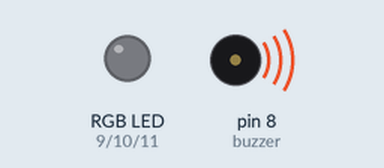
Bench run of a sketch on a simulated Arduino Uno, built with avr-gcc and run on an emulated ATmega328P. Parts: an RGB LED mixed from three pins (HIGH = lit), buzzer (waves = sounding).

Above: at 0.1 s.
At 0.9 s:
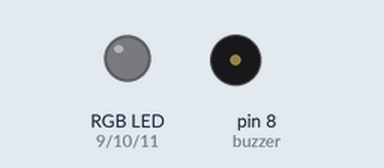
At 5.9 s:
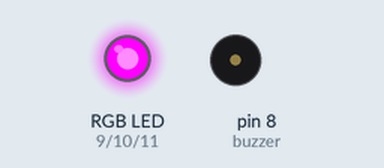
At 9.5 s:
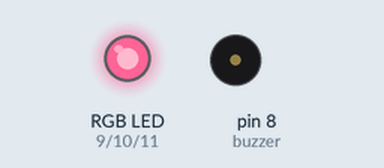
At 19.5 s:
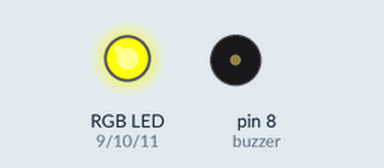
At 38.8 s:
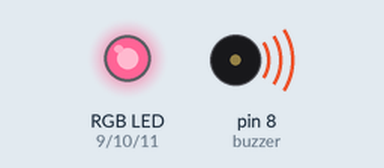
Timing chart, 0 to 40.0 s (numbered marks = the images above):
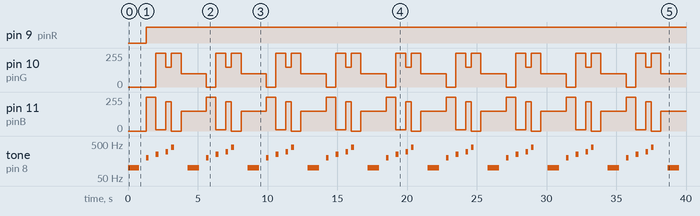

Measured:
- by itself, pin 9 (pinR): LOW → HIGH at 1.3 s
- by itself, pin 10 (pinG): repeats every 4.3 s: 150/255 0.40 s, 255/255 0.70 s, 100/255 1.8 s, 0/255 0.70 s, 255/255 0.70 s
- by itself, pin 11 (pinB): repeats every 4.3 s: 10/255 0.70 s, 220/255 0.40 s, 0/255 0.70 s, 150/255 1.8 s, 255/255 0.70 s
- by itself, tone on pin 8 (buzzer): repeats every 4.3 s: silent 0.50 s, 200 Hz 0.20 s, silent 0.50 s, 250 Hz 0.20 s, silent 0.50 s, 300 Hz 0.20 s, silent 0.20 s, 400 Hz 0.20 s, silent 1.0 s, 100 Hz 0.80 s

The sketch:

ledRGBfrenquenciaSOM.ino
```cpp
int buzzer = 8;
int pinR = 9;
int pinG = 10;
int pinB = 11;

void setup()
{
  pinMode(buzzer, OUTPUT);
  pinMode(pinR, OUTPUT);
  pinMode(pinG, OUTPUT);
  pinMode(pinB, OUTPUT);
}

void loop()
{
  int toneFrequency;

  toneFrequency = 100;
  tone(buzzer, toneFrequency, 1000);
  delay(800);
  noTone(buzzer);
  delay(500);

  setColorForTone(toneFrequency);

  toneFrequency = 200;
  tone(buzzer, toneFrequency, 1000);
  delay(200);
  noTone(buzzer);
  delay(500);
  setColorForTone(toneFrequency);

  toneFrequency = 250;
  tone(buzzer, toneFrequency, 1000);
  delay(200);
  noTone(buzzer);
  delay(500);
  setColorForTone(toneFrequency);

  toneFrequency = 300;
  tone(buzzer, toneFrequency, 1000);
  delay(200);
  noTone(buzzer);
  delay(200);
  setColorForTone(toneFrequency);

  toneFrequency = 400;
  tone(buzzer, toneFrequency, 1000);
  delay(200);
  noTone(buzzer);
  delay(500);
  setColorForTone(toneFrequency);

  delay(500);
}

void setColorForTone(int frequencia)
{
  int red = 0;
  int green = 0;
  int blue = 0;

  if (frequencia <= 100)
  {
    red = 255;
    green = 0;
    blue = 255;
  }
  else if (frequencia == 300)
  {
    red = 300;
    green = 520;
  }
  else if (frequencia >= 400)
  {
    red = 255;
    green = 100;
    blue = 150;
  }
  else if (frequencia ==250)
  {
    red=700;
    green=150;
    blue=220;
  }
  else if (frequencia ==200)
  {
    red=500;
    green=900;
    blue=10;
  }


  red = constrain(red, 0, 255);
  green = constrain(green, 0, 255);
  blue = constrain(blue, 0, 255);

  analogWrite(pinR, red);
  analogWrite(pinG, green);
  analogWrite(pinB, blue);
}
```
